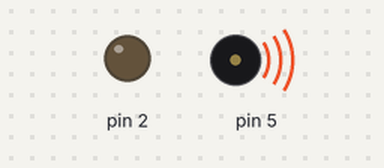
The sketch below on a simulated Arduino Mega 2560, built with avr-gcc and run on an emulated ATmega2560. On the bench: output pins drawn as LEDs (lit = HIGH), buzzer (waves = sounding). Pins used as bus, display or sensor lines are not drawn.

Above: at 0.1 s.
Timing chart, 0 to 1.6 s (numbered marks = the images above):
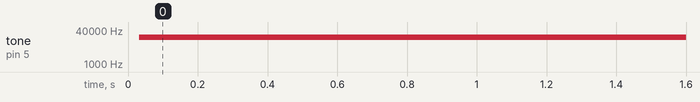

The sketch:

MegaTest18.532kHz.ino
```cpp
void setup()
{
  pinMode(5, OUTPUT);pinMode(2, OUTPUT);

  Serial.begin(9600);

  //Serial1.begin(1200);

  TCCR3A = _BV(COM3A0) | _BV(COM3B0) | _BV(WGM30) | _BV(WGM31);

  // sets COM Output Mode to FastPWM with toggle of OC3A on compare match with OCR3A

  // also sets WGM to mode 15: FastPWM with top set by OCR3A

  TCCR3B = _BV(WGM32) | _BV(WGM33) |  _BV(CS31);

  // sets WGM as stated above; sets clock scaling to "divide by 8"

  OCR3A = 53;

  // above sets the counter value at which register resets to 0x0000;

  // generate 18.523 kHz when OCR3A=53 on Mega pin 5

  // Serial.println(TCCR3A, BIN);Serial.println(TCCR3B, BIN);

}

void loop()
{


}
```

Measured:
- by itself, tone on pin 5: silent → 18519 Hz at 0.03 s
